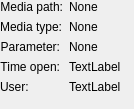
                   <widget class="QWidget" name="scrollAreaWidgetContents">
                    <property name="geometry">
                     <rect>
                      <x>0</x>
                      <y>0</y>
                      <width>134</width>
                      <height>109</height>
                     </rect>
                    </property>
                    <layout class="QFormLayout" name="formLayout_2">
                     <property name="horizontalSpacing">
                      <number>6</number>
                     </property>
                     <property name="verticalSpacing">
                      <number>6</number>
                     </property>
                     <property name="leftMargin">
                      <number>0</number>
                     </property>
                     <property name="topMargin">
                      <number>0</number>
                     </property>
                     <property name="rightMargin">
                      <number>0</number>
                     </property>
                     <property name="bottomMargin">
                      <number>0</number>
                     </property>
                     <item row="0" column="0">
                      <widget class="QLabel" name="label_32">
                       <property name="sizePolicy">
                        <sizepolicy hsizetype="Preferred" vsizetype="Preferred">
                         <horstretch>0</horstretch>
                         <verstretch>0</verstretch>
                        </sizepolicy>
                       </property>
                       <property name="text">
                        <string>Media path:</string>
                       </property>
                       <property name="alignment">
                        <set>Qt::AlignRight|Qt::AlignTrailing|Qt::AlignVCenter</set>
                       </property>
                      </widget>
                     </item>
                     <item row="0" column="1">
                      <widget class="QLabel" name="label_info_media_path">
                       <property name="text">
                        <string>None</string>
                       </property>
                      </widget>
                     </item>
                     <item row="1" column="0">
                      <widget class="QLabel" name="label_35">
                       <property name="sizePolicy">
                        <sizepolicy hsizetype="Preferred" vsizetype="Preferred">
                         <horstretch>0</horstretch>
                         <verstretch>0</verstretch>
                        </sizepolicy>
                       </property>
                       <property name="text">
                        <string>Media type:</string>
                       </property>
                       <property name="alignment">
                        <set>Qt::AlignRight|Qt::AlignTrailing|Qt::AlignVCenter</set>
                       </property>
                      </widget>
                     </item>
                     <item row="1" column="1">
                      <widget class="QLabel" name="label_info_media_type">
                       <property name="text">
                        <string>None</string>
                       </property>
                      </widget>
                     </item>
                     <item row="2" column="0">
                      <widget class="QLabel" name="label_36">
                       <property name="sizePolicy">
                        <sizepolicy hsizetype="Preferred" vsizetype="Preferred">
                         <horstretch>0</horstretch>
                         <verstretch>0</verstretch>
                        </sizepolicy>
                       </property>
                       <property name="text">
                        <string>Parameter:</string>
                       </property>
                       <property name="alignment">
                        <set>Qt::AlignRight|Qt::AlignTrailing|Qt::AlignVCenter</set>
                       </property>
                      </widget>
                     </item>
                     <item row="2" column="1">
                      <widget class="QLabel" name="label_info_parameter_used">
                       <property name="text">
                        <string>None</string>
                       </property>
                      </widget>
                     </item>
                     <item row="3" column="0">
                      <widget class="QLabel" name="label_39">
                       <property name="sizePolicy">
                        <sizepolicy hsizetype="Preferred" vsizetype="Preferred">
                         <horstretch>0</horstretch>
                         <verstretch>0</verstretch>
                        </sizepolicy>
                       </property>
                       <property name="text">
                        <string>Time open:</string>
                       </property>
                       <property name="alignment">
                        <set>Qt::AlignRight|Qt::AlignTrailing|Qt::AlignVCenter</set>
                       </property>
                      </widget>
                     </item>
                     <item row="3" column="1">
                      <widget class="QLabel" name="label_info_time_running_apps">
                       <property name="text">
                        <string>TextLabel</string>
                       </property>
                      </widget>
                     </item>
                     <item row="4" column="0">
                      <widget class="QLabel" name="label_40">
                       <property name="sizePolicy">
                        <sizepolicy hsizetype="Preferred" vsizetype="Preferred">
                         <horstretch>0</horstretch>
                         <verstretch>0</verstretch>
                        </sizepolicy>
                       </property>
                       <property name="text">
                        <string>User:</string>
                       </property>
                       <property name="alignment">
                        <set>Qt::AlignJustify|Qt::AlignVCenter</set>
                       </property>
                      </widget>
                     </item>
                     <item row="4" column="1">
                      <widget class="QLabel" name="label_info_who_the_user">
                       <property name="text">
                        <string>TextLabel</string>
                       </property>
                      </widget>
                     </item>
                    </layout>
                   </widget>
